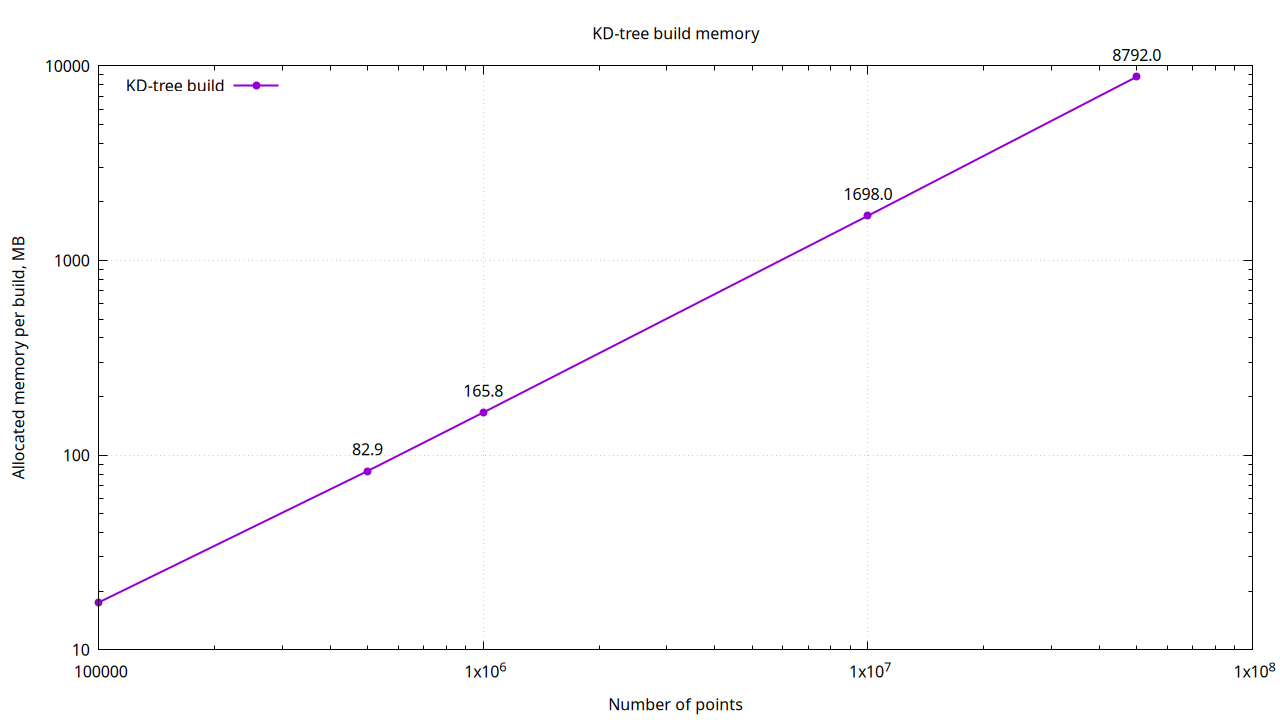

The gnuplot source for this figure:
set terminal pngcairo size 1280,720
set output 'build_memory.png'

set title 'KD-tree build memory'
set xlabel 'Number of points'
set ylabel 'Allocated memory per build, MB'
set grid
set key left top
set logscale x 10
set logscale y 10

plot \
  'build.dat' using 1:3 with linespoints lw 2 pt 7 title 'KD-tree build', \
  'build.dat' using 1:3:(sprintf("%.1f", $3)) with labels offset 0,1 notitle
